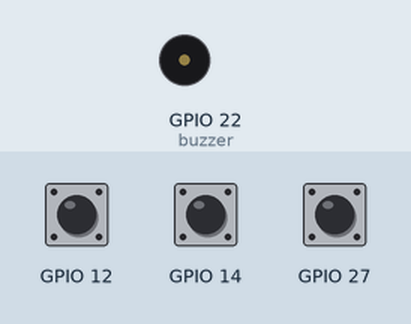
A sketch run on a simulated ESP32. On the bench: buzzer (waves = sounding, pin HIGH). The test bench sets the inputs (shaded band); at power-on: GPIO 12 HIGH, GPIO 14 HIGH, GPIO 27 HIGH. What the sketch prints to the serial monitor is not drawn.

Above: at 2.2 s.
At 8.64 s:
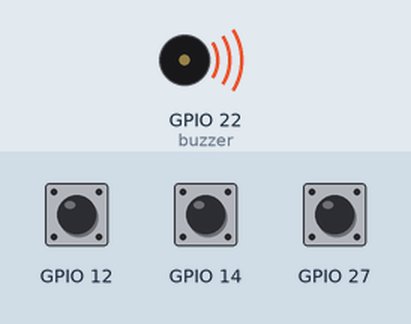
Timing chart, 0 to 8.9 s (numbered marks = the images above):
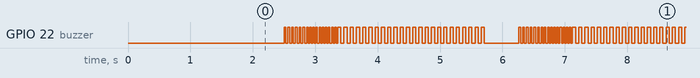

The sketch:

P244.ino
```cpp
int buzzer = 22;
const int threshold_val = 30;
int touchSensor1, touchSensor2, touchSensor3;
int i;
void setup() {
  pinMode(buzzer, OUTPUT);
  Serial.begin(9600);
  delay(2000);
  digitalWrite(buzzer, LOW);
}

void loop() {
  // put your main code here, to run repeatedly:
  touchSensor1 = touchRead(T5);
  touchSensor2 = touchRead(T6);
  touchSensor3 = touchRead(T7);

  Serial.println("touchSensor1: ");
  Serial.print(touchSensor1);
  Serial.println("touchSensor2: ");
  Serial.print(touchSensor2);
  Serial.println("touchSensor3: ");
  Serial.print(touchSensor3);
  delay(500);

  if(touchSensor1>threshold_val){
    for(i=0;i<2;i++){
      digitalWrite(buzzer, HIGH);
      delay(30);
      digitalWrite(buzzer, LOW);
      delay(30);
      digitalWrite(buzzer, HIGH);
      delay(30);
      digitalWrite(buzzer, LOW);
      delay(30);
      digitalWrite(buzzer, HIGH);
      delay(30);
      digitalWrite(buzzer, LOW);
      delay(30);
    }
  }
  if(touchSensor2>threshold_val){
    for(i=0;i<5;i++){
      digitalWrite(buzzer, HIGH);
      delay(25);
      digitalWrite(buzzer, LOW);
      delay(25);
      digitalWrite(buzzer, HIGH);
      delay(25);
      digitalWrite(buzzer, LOW);
      delay(25);
    }
  }
  if(touchSensor3>threshold_val){
    for(i=0;i<8;i++){
      digitalWrite(buzzer, HIGH);
      delay(50);
      digitalWrite(buzzer, LOW);
      delay(50);
      digitalWrite(buzzer, HIGH);
      delay(50);
      digitalWrite(buzzer, LOW);
      delay(50);
      digitalWrite(buzzer, HIGH);
      delay(50);
      digitalWrite(buzzer, LOW);
      delay(50);
    }
  }
  else{
    digitalWrite(buzzer, LOW);
  }
}
```

Measured:
- by itself, GPIO 22 (buzzer): repeats every 2.9 s: HIGH 0.05 s, LOW 0.55 s, 39 × (HIGH 0.03 s, LOW 0.03 s)
- by itself, everything shown: repeats every 3.8 s, in 18 steps
